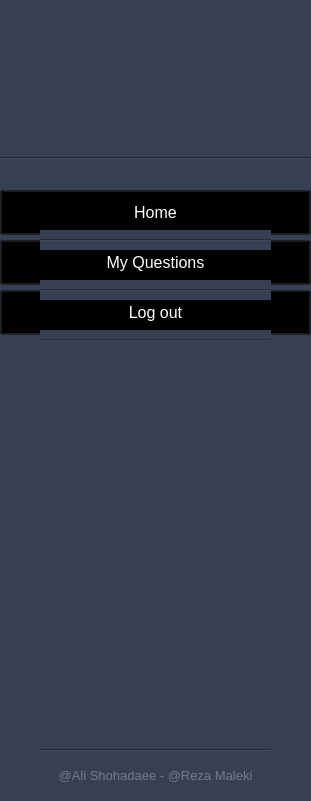
      <widget class="QWidget" name="Widget_ProfileMenuList" native="true">
       <property name="geometry">
        <rect>
         <x>0</x>
         <y>50</y>
         <width>311</width>
         <height>801</height>
        </rect>
       </property>
       <property name="styleSheet">
        <string notr="true">background-color: rgb(54, 64, 82)</string>
       </property>
       <widget class="QPushButton" name="Home_Button">
        <property name="enabled">
         <bool>true</bool>
        </property>
        <property name="geometry">
         <rect>
          <x>0</x>
          <y>190</y>
          <width>311</width>
          <height>45</height>
         </rect>
        </property>
        <property name="minimumSize">
         <size>
          <width>0</width>
          <height>23</height>
         </size>
        </property>
        <property name="palette">
         <palette>
          <active>
           <colorrole role="WindowText">
            <brush brushstyle="SolidPattern">
             <color alpha="255">
              <red>255</red>
              <green>255</green>
              <blue>255</blue>
             </color>
            </brush>
           </colorrole>
           <colorrole role="Button">
            <brush brushstyle="SolidPattern">
             <color alpha="0">
              <red>0</red>
              <green>0</green>
              <blue>0</blue>
             </color>
            </brush>
           </colorrole>
           <colorrole role="Text">
            <brush brushstyle="SolidPattern">
             <color alpha="255">
              <red>255</red>
              <green>255</green>
              <blue>255</blue>
             </color>
            </brush>
           </colorrole>
           <colorrole role="ButtonText">
            <brush brushstyle="SolidPattern">
             <color alpha="255">
              <red>255</red>
              <green>255</green>
              <blue>255</blue>
             </color>
            </brush>
           </colorrole>
           <colorrole role="Base">
            <brush brushstyle="SolidPattern">
             <color alpha="0">
              <red>0</red>
              <green>0</green>
              <blue>0</blue>
             </color>
            </brush>
           </colorrole>
           <colorrole role="Window">
            <brush brushstyle="SolidPattern">
             <color alpha="0">
              <red>0</red>
              <green>0</green>
              <blue>0</blue>
             </color>
            </brush>
           </colorrole>
           <colorrole role="PlaceholderText">
            <brush brushstyle="NoBrush">
             <color alpha="128">
              <red>255</red>
              <green>255</green>
              <blue>255</blue>
             </color>
            </brush>
           </colorrole>
          </active>
          <inactive>
           <colorrole role="WindowText">
            <brush brushstyle="SolidPattern">
             <color alpha="255">
              <red>255</red>
              <green>255</green>
              <blue>255</blue>
             </color>
            </brush>
           </colorrole>
           <colorrole role="Button">
            <brush brushstyle="SolidPattern">
             <color alpha="0">
              <red>0</red>
              <green>0</green>
              <blue>0</blue>
             </color>
            </brush>
           </colorrole>
           <colorrole role="Text">
            <brush brushstyle="SolidPattern">
             <color alpha="255">
              <red>255</red>
              <green>255</green>
              <blue>255</blue>
             </color>
            </brush>
           </colorrole>
           <colorrole role="ButtonText">
            <brush brushstyle="SolidPattern">
             <color alpha="255">
              <red>255</red>
              <green>255</green>
              <blue>255</blue>
             </color>
            </brush>
           </colorrole>
           <colorrole role="Base">
            <brush brushstyle="SolidPattern">
             <color alpha="0">
              <red>0</red>
              <green>0</green>
              <blue>0</blue>
             </color>
            </brush>
           </colorrole>
           <colorrole role="Window">
            <brush brushstyle="SolidPattern">
             <color alpha="0">
              <red>0</red>
              <green>0</green>
              <blue>0</blue>
             </color>
            </brush>
           </colorrole>
           <colorrole role="PlaceholderText">
            <brush brushstyle="NoBrush">
             <color alpha="128">
              <red>255</red>
              <green>255</green>
              <blue>255</blue>
             </color>
            </brush>
           </colorrole>
          </inactive>
          <disabled>
           <colorrole role="WindowText">
            <brush brushstyle="SolidPattern">
             <color alpha="255">
              <red>255</red>
              <green>255</green>
              <blue>255</blue>
             </color>
            </brush>
           </colorrole>
           <colorrole role="Button">
            <brush brushstyle="SolidPattern">
             <color alpha="0">
              <red>0</red>
              <green>0</green>
              <blue>0</blue>
             </color>
            </brush>
           </colorrole>
           <colorrole role="Text">
            <brush brushstyle="SolidPattern">
             <color alpha="255">
              <red>255</red>
              <green>255</green>
              <blue>255</blue>
             </color>
            </brush>
           </colorrole>
           <colorrole role="ButtonText">
            <brush brushstyle="SolidPattern">
             <color alpha="255">
              <red>255</red>
              <green>255</green>
              <blue>255</blue>
             </color>
            </brush>
           </colorrole>
           <colorrole role="Base">
            <brush brushstyle="SolidPattern">
             <color alpha="0">
              <red>0</red>
              <green>0</green>
              <blue>0</blue>
             </color>
            </brush>
           </colorrole>
           <colorrole role="Window">
            <brush brushstyle="SolidPattern">
             <color alpha="0">
              <red>0</red>
              <green>0</green>
              <blue>0</blue>
             </color>
            </brush>
           </colorrole>
           <colorrole role="PlaceholderText">
            <brush brushstyle="NoBrush">
             <color alpha="128">
              <red>255</red>
              <green>255</green>
              <blue>255</blue>
             </color>
            </brush>
           </colorrole>
          </disabled>
         </palette>
        </property>
        <property name="font">
         <font>
          <pointsize>12</pointsize>
         </font>
        </property>
        <property name="cursor">
         <cursorShape>PointingHandCursor</cursorShape>
        </property>
        <property name="styleSheet">
         <string notr="true">background-color: rgba(0, 0, 0, 0);
color: rgb(255, 255, 255);</string>
        </property>
        <property name="text">
         <string>Home</string>
        </property>
       </widget>
       <widget class="QPushButton" name="Category_Button">
        <property name="enabled">
         <bool>true</bool>
        </property>
        <property name="geometry">
         <rect>
          <x>0</x>
          <y>240</y>
          <width>311</width>
          <height>45</height>
         </rect>
        </property>
        <property name="minimumSize">
         <size>
          <width>0</width>
          <height>23</height>
         </size>
        </property>
        <property name="palette">
         <palette>
          <active>
           <colorrole role="WindowText">
            <brush brushstyle="SolidPattern">
             <color alpha="255">
              <red>255</red>
              <green>255</green>
              <blue>255</blue>
             </color>
            </brush>
           </colorrole>
           <colorrole role="Button">
            <brush brushstyle="SolidPattern">
             <color alpha="0">
              <red>0</red>
              <green>0</green>
              <blue>0</blue>
             </color>
            </brush>
           </colorrole>
           <colorrole role="Text">
            <brush brushstyle="SolidPattern">
             <color alpha="255">
              <red>255</red>
              <green>255</green>
              <blue>255</blue>
             </color>
            </brush>
           </colorrole>
           <colorrole role="ButtonText">
            <brush brushstyle="SolidPattern">
             <color alpha="255">
              <red>255</red>
              <green>255</green>
              <blue>255</blue>
             </color>
            </brush>
           </colorrole>
           <colorrole role="Base">
            <brush brushstyle="SolidPattern">
             <color alpha="0">
              <red>0</red>
              <green>0</green>
              <blue>0</blue>
             </color>
            </brush>
           </colorrole>
           <colorrole role="Window">
            <brush brushstyle="SolidPattern">
             <color alpha="0">
              <red>0</red>
              <green>0</green>
              <blue>0</blue>
             </color>
            </brush>
           </colorrole>
           <colorrole role="PlaceholderText">
            <brush brushstyle="NoBrush">
             <color alpha="128">
              <red>255</red>
              <green>255</green>
              <blue>255</blue>
             </color>
            </brush>
           </colorrole>
          </active>
          <inactive>
           <colorrole role="WindowText">
            <brush brushstyle="SolidPattern">
             <color alpha="255">
              <red>255</red>
              <green>255</green>
              <blue>255</blue>
             </color>
            </brush>
           </colorrole>
           <colorrole role="Button">
            <brush brushstyle="SolidPattern">
             <color alpha="0">
              <red>0</red>
              <green>0</green>
              <blue>0</blue>
             </color>
            </brush>
           </colorrole>
           <colorrole role="Text">
            <brush brushstyle="SolidPattern">
             <color alpha="255">
              <red>255</red>
              <green>255</green>
              <blue>255</blue>
             </color>
            </brush>
           </colorrole>
           <colorrole role="ButtonText">
            <brush brushstyle="SolidPattern">
             <color alpha="255">
              <red>255</red>
              <green>255</green>
              <blue>255</blue>
             </color>
            </brush>
           </colorrole>
           <colorrole role="Base">
            <brush brushstyle="SolidPattern">
             <color alpha="0">
              <red>0</red>
              <green>0</green>
              <blue>0</blue>
             </color>
            </brush>
           </colorrole>
           <colorrole role="Window">
            <brush brushstyle="SolidPattern">
             <color alpha="0">
              <red>0</red>
              <green>0</green>
              <blue>0</blue>
             </color>
            </brush>
           </colorrole>
           <colorrole role="PlaceholderText">
            <brush brushstyle="NoBrush">
             <color alpha="128">
              <red>255</red>
              <green>255</green>
              <blue>255</blue>
             </color>
            </brush>
           </colorrole>
          </inactive>
          <disabled>
           <colorrole role="WindowText">
            <brush brushstyle="SolidPattern">
             <color alpha="255">
              <red>255</red>
              <green>255</green>
              <blue>255</blue>
             </color>
            </brush>
           </colorrole>
           <colorrole role="Button">
            <brush brushstyle="SolidPattern">
             <color alpha="0">
              <red>0</red>
              <green>0</green>
              <blue>0</blue>
             </color>
            </brush>
           </colorrole>
           <colorrole role="Text">
            <brush brushstyle="SolidPattern">
             <color alpha="255">
              <red>255</red>
              <green>255</green>
              <blue>255</blue>
             </color>
            </brush>
           </colorrole>
           <colorrole role="ButtonText">
            <brush brushstyle="SolidPattern">
             <color alpha="255">
              <red>255</red>
              <green>255</green>
              <blue>255</blue>
             </color>
            </brush>
           </colorrole>
           <colorrole role="Base">
            <brush brushstyle="SolidPattern">
             <color alpha="0">
              <red>0</red>
              <green>0</green>
              <blue>0</blue>
             </color>
            </brush>
           </colorrole>
           <colorrole role="Window">
            <brush brushstyle="SolidPattern">
             <color alpha="0">
              <red>0</red>
              <green>0</green>
              <blue>0</blue>
             </color>
            </brush>
           </colorrole>
           <colorrole role="PlaceholderText">
            <brush brushstyle="NoBrush">
             <color alpha="128">
              <red>255</red>
              <green>255</green>
              <blue>255</blue>
             </color>
            </brush>
           </colorrole>
          </disabled>
         </palette>
        </property>
        <property name="font">
         <font>
          <pointsize>12</pointsize>
         </font>
        </property>
        <property name="cursor">
         <cursorShape>PointingHandCursor</cursorShape>
        </property>
        <property name="styleSheet">
         <string notr="true">background-color: rgba(0, 0, 0, 0);
color: rgb(255, 255, 255);</string>
        </property>
        <property name="text">
         <string>My Questions</string>
        </property>
       </widget>
       <widget class="QPushButton" name="MyQuestion_Button">
        <property name="enabled">
         <bool>true</bool>
        </property>
        <property name="geometry">
         <rect>
          <x>0</x>
          <y>290</y>
          <width>311</width>
          <height>45</height>
         </rect>
        </property>
        <property name="minimumSize">
         <size>
          <width>0</width>
          <height>23</height>
         </size>
        </property>
        <property name="palette">
         <palette>
          <active>
           <colorrole role="WindowText">
            <brush brushstyle="SolidPattern">
             <color alpha="255">
              <red>255</red>
              <green>255</green>
              <blue>255</blue>
             </color>
            </brush>
           </colorrole>
           <colorrole role="Button">
            <brush brushstyle="SolidPattern">
             <color alpha="0">
              <red>0</red>
              <green>0</green>
              <blue>0</blue>
             </color>
            </brush>
           </colorrole>
           <colorrole role="Text">
            <brush brushstyle="SolidPattern">
             <color alpha="255">
              <red>255</red>
              <green>255</green>
              <blue>255</blue>
             </color>
            </brush>
           </colorrole>
           <colorrole role="ButtonText">
            <brush brushstyle="SolidPattern">
             <color alpha="255">
              <red>255</red>
              <green>255</green>
              <blue>255</blue>
             </color>
            </brush>
           </colorrole>
           <colorrole role="Base">
            <brush brushstyle="SolidPattern">
             <color alpha="0">
              <red>0</red>
              <green>0</green>
              <blue>0</blue>
             </color>
            </brush>
           </colorrole>
           <colorrole role="Window">
            <brush brushstyle="SolidPattern">
             <color alpha="0">
              <red>0</red>
              <green>0</green>
              <blue>0</blue>
             </color>
            </brush>
           </colorrole>
           <colorrole role="PlaceholderText">
            <brush brushstyle="NoBrush">
             <color alpha="128">
              <red>255</red>
              <green>255</green>
              <blue>255</blue>
             </color>
            </brush>
           </colorrole>
          </active>
          <inactive>
           <colorrole role="WindowText">
            <brush brushstyle="SolidPattern">
             <color alpha="255">
              <red>255</red>
              <green>255</green>
              <blue>255</blue>
             </color>
            </brush>
           </colorrole>
           <colorrole role="Button">
            <brush brushstyle="SolidPattern">
             <color alpha="0">
              <red>0</red>
              <green>0</green>
              <blue>0</blue>
             </color>
            </brush>
           </colorrole>
           <colorrole role="Text">
            <brush brushstyle="SolidPattern">
             <color alpha="255">
              <red>255</red>
              <green>255</green>
              <blue>255</blue>
             </color>
            </brush>
           </colorrole>
           <colorrole role="ButtonText">
            <brush brushstyle="SolidPattern">
             <color alpha="255">
              <red>255</red>
              <green>255</green>
              <blue>255</blue>
             </color>
            </brush>
           </colorrole>
           <colorrole role="Base">
            <brush brushstyle="SolidPattern">
             <color alpha="0">
              <red>0</red>
              <green>0</green>
              <blue>0</blue>
             </color>
            </brush>
           </colorrole>
           <colorrole role="Window">
            <brush brushstyle="SolidPattern">
             <color alpha="0">
              <red>0</red>
              <green>0</green>
              <blue>0</blue>
             </color>
            </brush>
           </colorrole>
           <colorrole role="PlaceholderText">
            <brush brushstyle="NoBrush">
             <color alpha="128">
              <red>255</red>
              <green>255</green>
              <blue>255</blue>
             </color>
            </brush>
           </colorrole>
          </inactive>
          <disabled>
           <colorrole role="WindowText">
            <brush brushstyle="SolidPattern">
             <color alpha="255">
              <red>255</red>
              <green>255</green>
              <blue>255</blue>
             </color>
            </brush>
           </colorrole>
           <colorrole role="Button">
            <brush brushstyle="SolidPattern">
             <color alpha="0">
              <red>0</red>
              <green>0</green>
              <blue>0</blue>
             </color>
            </brush>
           </colorrole>
           <colorrole role="Text">
            <brush brushstyle="SolidPattern">
             <color alpha="255">
              <red>255</red>
              <green>255</green>
              <blue>255</blue>
             </color>
            </brush>
           </colorrole>
           <colorrole role="ButtonText">
            <brush brushstyle="SolidPattern">
             <color alpha="255">
              <red>255</red>
              <green>255</green>
              <blue>255</blue>
             </color>
            </brush>
           </colorrole>
           <colorrole role="Base">
            <brush brushstyle="SolidPattern">
             <color alpha="0">
              <red>0</red>
              <green>0</green>
              <blue>0</blue>
             </color>
            </brush>
           </colorrole>
           <colorrole role="Window">
            <brush brushstyle="SolidPattern">
             <color alpha="0">
              <red>0</red>
              <green>0</green>
              <blue>0</blue>
             </color>
            </brush>
           </colorrole>
           <colorrole role="PlaceholderText">
            <brush brushstyle="NoBrush">
             <color alpha="128">
              <red>255</red>
              <green>255</green>
              <blue>255</blue>
             </color>
            </brush>
           </colorrole>
          </disabled>
         </palette>
        </property>
        <property name="font">
         <font>
          <pointsize>12</pointsize>
         </font>
        </property>
        <property name="cursor">
         <cursorShape>PointingHandCursor</cursorShape>
        </property>
        <property name="styleSheet">
         <string notr="true">background-color: rgba(0, 0, 0, 0);
color: rgb(255, 255, 255);</string>
        </property>
        <property name="text">
         <string>Log out</string>
        </property>
       </widget>
       <widget class="QWidget" name="verticalLayoutWidget">
        <property name="geometry">
         <rect>
          <x>0</x>
          <y>760</y>
          <width>311</width>
          <height>31</height>
         </rect>
        </property>
        <layout class="QVBoxLayout" name="verticalLayout">
         <item>
          <widget class="QLabel" name="label">
           <property name="font">
            <font>
             <pointsize>10</pointsize>
            </font>
           </property>
           <property name="styleSheet">
            <string notr="true">color: rgb(117, 123, 131);
border-color: rgb(54, 64, 82);
</string>
           </property>
           <property name="text">
            <string>@Ali Shohadaee - @Reza Maleki</string>
           </property>
           <property name="alignment">
            <set>Qt::AlignCenter</set>
           </property>
          </widget>
         </item>
        </layout>
       </widget>
       <widget class="QWidget" name="horizontalLayoutWidget_4">
        <property name="geometry">
         <rect>
          <x>0</x>
          <y>0</y>
          <width>311</width>
          <height>151</height>
         </rect>
        </property>
        <layout class="QHBoxLayout" name="horizontalLayout_4">
         <item>
          <layout class="QHBoxLayout" name="horizontalLayout_2">
           <item>
            <widget class="QLabel" name="Profile_picture_label">
             <property name="maximumSize">
              <size>
               <width>140</width>
               <height>160</height>
              </size>
             </property>
             <property name="styleSheet">
              <string notr="true">border-image: url(E:/Network Project/Stackoverflow/Client/View/img/Profile.png);
border: 10px solid transparent;
border-radius: 70%;</string>
             </property>
             <property name="frameShape">
              <enum>QFrame::Box</enum>
             </property>
             <property name="text">
              <string/>
             </property>
            </widget>
           </item>
          </layout>
         </item>
        </layout>
       </widget>
       <widget class="Line" name="line_3">
        <property name="geometry">
         <rect>
          <x>0</x>
          <y>150</y>
          <width>311</width>
          <height>16</height>
         </rect>
        </property>
        <property name="styleSheet">
         <string notr="true"/>
        </property>
        <property name="orientation">
         <enum>Qt::Horizontal</enum>
        </property>
       </widget>
       <widget class="Line" name="line_4">
        <property name="geometry">
         <rect>
          <x>40</x>
          <y>230</y>
          <width>231</width>
          <height>20</height>
         </rect>
        </property>
        <property name="styleSheet">
         <string notr="true"/>
        </property>
        <property name="orientation">
         <enum>Qt::Horizontal</enum>
        </property>
       </widget>
       <widget class="Line" name="line_5">
        <property name="geometry">
         <rect>
          <x>40</x>
          <y>280</y>
          <width>231</width>
          <height>20</height>
         </rect>
        </property>
        <property name="styleSheet">
         <string notr="true"/>
        </property>
        <property name="orientation">
         <enum>Qt::Horizontal</enum>
        </property>
       </widget>
       <widget class="Line" name="line_7">
        <property name="geometry">
         <rect>
          <x>40</x>
          <y>330</y>
          <width>231</width>
          <height>20</height>
         </rect>
        </property>
        <property name="styleSheet">
         <string notr="true"/>
        </property>
        <property name="orientation">
         <enum>Qt::Horizontal</enum>
        </property>
       </widget>
       <widget class="Line" name="line_10">
        <property name="geometry">
         <rect>
          <x>40</x>
          <y>740</y>
          <width>231</width>
          <height>20</height>
         </rect>
        </property>
        <property name="styleSheet">
         <string notr="true"/>
        </property>
        <property name="orientation">
         <enum>Qt::Horizontal</enum>
        </property>
       </widget>
      </widget>
